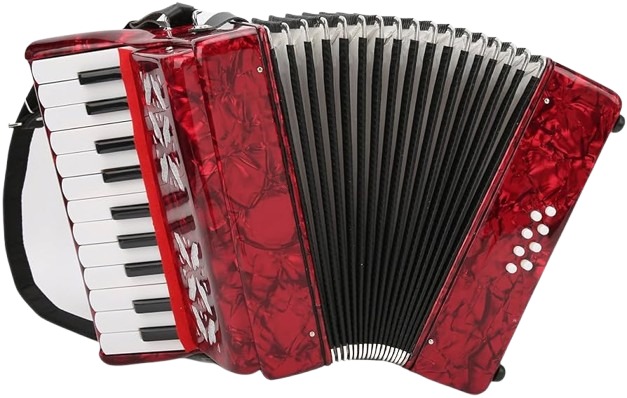
#> input picture stdp_/memory/images/Accordion.png, 627 x 398 px; its folder holds only this picture in this run
$ python imgutil.py
#> lines starting #> are read from the running program, lines starting #| are printed output that depends on the picture
import numpy as np
from skimage.draw import rectangle
from PIL import Image
from matplotlib import pyplot as plt
import os
import math
import random
from skimage.metrics import structural_similarity as ssim

def image_to_array(path):
#> called with path = 'images/Accordion.png'
    img = np.array(Image.open(path).resize((64, 64)))
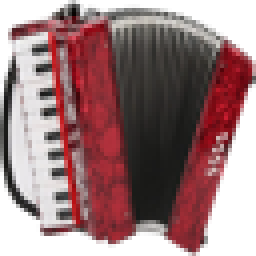
#> img: shape (64, 64, 4) (shown 4 times larger); mean R, G, B, A 93.9, 61.8, 63.4, 190; transparent parts drawn white
    img, alpha = (np.ones((64, 64, 3), dtype=np.int8) * 255 - img[:, :, :3]).astype(np.float32) / 255, img[:, :, 3].astype(np.float32)
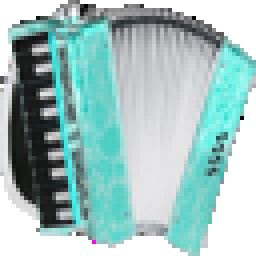
#> img: shape (64, 64, 3) float32 (shown 4 times larger); mean R, G, B 0.632, 0.758, 0.751
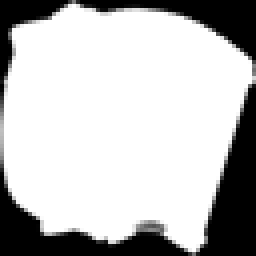
#> alpha: shape (64, 64) float32 (shown 4 times larger); min 0, max 255, mean 190
    img = (img[:, :, 0] + img[:, :, 1] + img[:, :, 2]) / 3
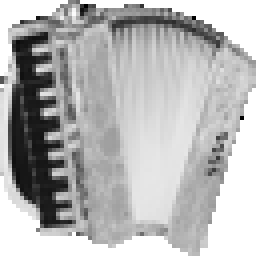
#> img: shape (64, 64) float32 (shown 4 times larger); min 0, max 1, mean 0.714
    img = img * alpha
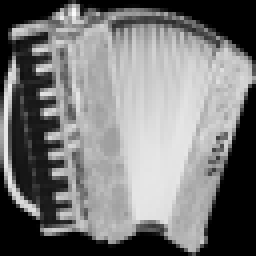
#> img: shape (64, 64) float32 (shown 4 times larger); min 0, max 251.3, mean 120.5
#> in add_noise (call 2), `res = arrays * (1 - alpha ** 2) ** 0.5 + alpha * noise * np.linalg.nor..`:
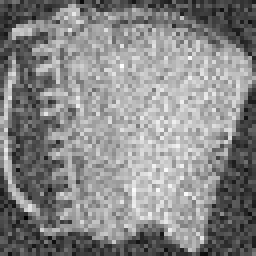
#> res: shape (64, 64) float64 (shown 4 times larger); min -0.436, max 1.23, mean 0.454; drawn with min black and max white
#> in add_noise (call 2), `return np.minimum(np.maximum(res, np.zeros((64, 64))), np.ones((64, 64..`:
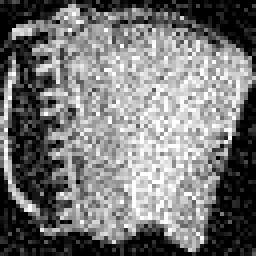
#> returned value: shape (64, 64) float64 (shown 4 times larger); min 0, max 255, mean 119.2
    return img

def images_to_arrays(folder_path):
    li = []
    names = []
    for cur, _, files in os.walk(folder_path):
        for file in files:
            if file[-4:] == '.png':
                li.append(image_to_array(os.path.join(cur, file)))
                names.append(file[:-4])
    return li, names

def encode(arrays):
    if isinstance(arrays, np.ndarray):
        return np.reshape(arrays, (64 * 64))
    return np.reshape(np.stack(arrays, 2), (64 * 64 * len(arrays)))

def decode(array: np.array):
    array = np.reshape(array, (64, 64, array.shape[0] // (64 * 64)))
    return [array[:, :, i] for i in range(array.shape[2])]

def show_gray_images(arrays, name=None):
    num = math.ceil(len(arrays) ** 0.5)
#> num = 1
    for i in range(len(arrays)):
        plt.subplot(num, num, i+1)
        if name is not None:
            plt.title(name[i])
        plt.imshow(arrays[i], cmap='gray')
#> this loop made 1 pass
    plt.show()

def draw_box(arrays):
    if isinstance(arrays, np.ndarray):
        mean = np.mean(arrays)
        s1, s2, e1, e2 = 16, 16, 47, 47
        rr, cc = rectangle((s1, s2), (e1, e2))
        arrays[rr, cc] = mean
        return arrays
    return list(map(draw_box, arrays))

alpha = 0.25
def add_noise(arrays):
    if isinstance(arrays, np.ndarray):
        arrays /= 255
        noise = np.random.normal(size=(64, 64))
        res = arrays * (1 - alpha ** 2) ** 0.5 + alpha * noise * np.linalg.norm(arrays) / (1 << 6)
        return np.minimum(np.maximum(res, np.zeros((64, 64))), np.ones((64, 64))) * 255
    return list(map(add_noise, arrays))

def accuracy(img1, img2):
    if isinstance(img1, np.ndarray):
        img1 = img1 - np.ones(img1.shape) * np.mean(img1)
        img2 = img2 - np.ones(img2.shape) * np.mean(img2)
        img1 = img1 / np.linalg.norm(img1)
        img2 = img2 / np.linalg.norm(img2)
        return (np.sum(img1 * img2) + 1) / 2
    return list(map(lambda x: accuracy(*x), zip(img1, img2)))

def another_accuracy(img1, img2):
    if isinstance(img1, np.ndarray):
        img1 = img1 / np.linalg.norm(img1)
        img2 = img2 / np.linalg.norm(img2)
        return np.sum(img1 * img2)
    return list(map(lambda x: another_accuracy(*x), zip(img1, img2)))

def accuracy_ssim(img_src, img_mod):
    if isinstance(img_src, np.ndarray):
        return ssim(img_src, img_mod, data_range=img_mod.max() - img_mod.min())
    return list(map(lambda x: another_accuracy(*x), zip(img_src, img_mod)))

def show_gray_images_horizontal(arrays, name=None):
    for i in range(len(arrays)):
        plt.subplot(1, len(arrays), i+1)
        if name is not None:
            plt.title(name[i])
        plt.imshow(arrays[i], cmap='gray')
    plt.show()
if __name__ == '__main__':
    show_gray_images(decode(encode(add_noise(images_to_arrays('images')[0]))))

$ run again, on stdp_/memory/images/Mandolin.png
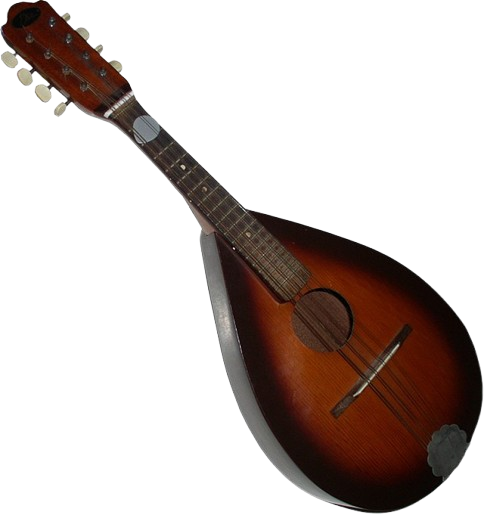
#> input picture stdp_/memory/images/Mandolin.png, 484 x 515 px
#> in add_noise (call 2), `res = arrays * (1 - alpha ** 2) ** 0.5 + alpha * noise * np.linalg.nor..`:
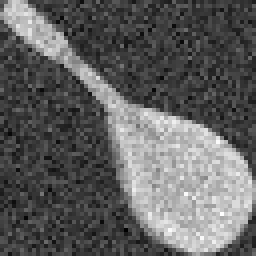
#> res: shape (64, 64) float64 (shown 4 times larger); min -0.38, max 1.24, mean 0.234; drawn with min black and max white
#> in add_noise (call 2), `return np.minimum(np.maximum(res, np.zeros((64, 64))), np.ones((64, 64..`:
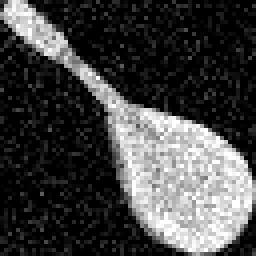
#> returned value: shape (64, 64) float64 (shown 4 times larger); min 0, max 255, mean 67.2
#> num = 1
#> the loop in show_gray_images, `for i in range(len(arrays)):` made 1 pass
